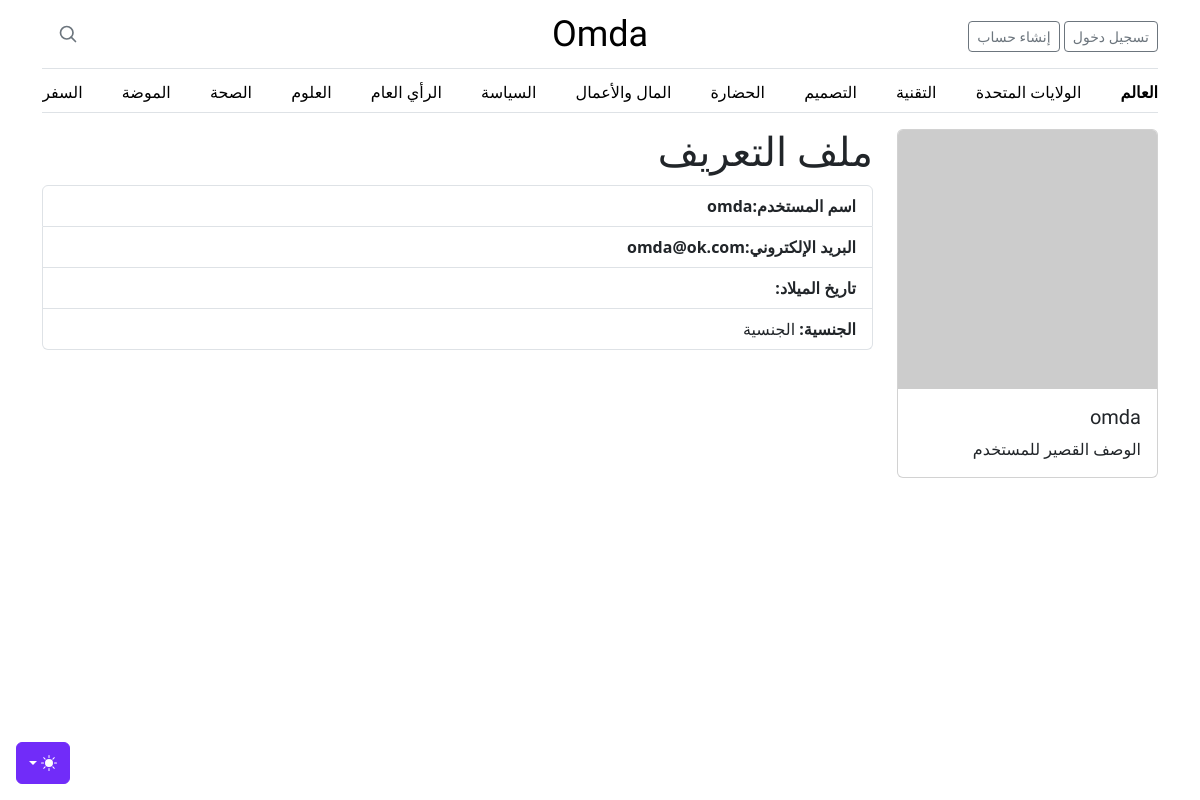
Before: /profile/1 with the older database file.
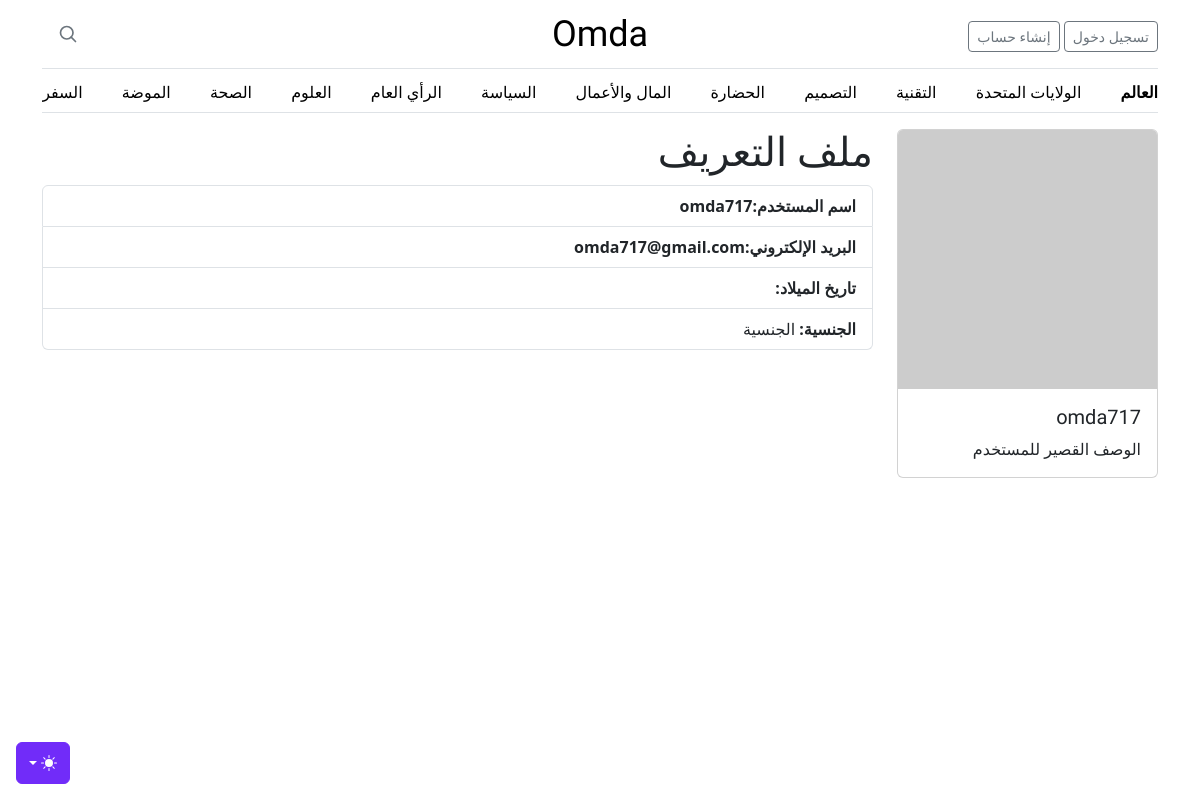
After: the same page with the newer database file.
### app/models.py (models this page shows)
class User(db.Model, UserMixin):
    id = db.Column(db.Integer, primary_key=True)
    username = db.Column(db.String, unique=True, nullable=False)
    email = db.Column(db.String, unique=True, nullable=False)
    password = db.Column(db.String)
    created_at = db.Column(db.DateTime, default=datetime.utcnow)
    posts = db.relationship("Post", backref="author")

### app/viwes/viwes.py (the view)
@viwe.route("/profile/<int:user_id>")
def profile(user_id):
    user = get_user(user_id)
    return render_template("profile/profile.html", user=user)

### app/viwes/viwes.py (called while the page is built)
def get_user(user_id):
    article = User.query.get(user_id)
    return article

### app/templates/profile/profile.html (shortened to what this page needs)
{% extends "layout.html" %}
{% block content %}
    <div class="container">
        <div class="row">
            <div class="col-md-3">
                <div class="card">
                    <img src="https://placehold.it/150x150" class="card-img-top" alt="صورة الملف الشخصي">
                    <div class="card-body">
          <h5 class="card-title">{{user.username}}</h5>
                        <p class="card-text">الوصف القصير للمستخدم</p>
                    </div>
                </div>
            </div>
            <div class="col-md-9">
                <h1>ملف التعريف</h1>
                <ul class="list-group">
                    <li class="list-group-item">
                        <strong>اسم المستخدم:{{user.username}}</strong>                     </li>
                    <li class="list-group-item">
                        <strong>البريد الإلكتروني:{{user.email}}</strong>                     </li>
                    <li class="list-group-item">
                        <strong>تاريخ الميلاد:</strong>
                    </li>
                    <li class="list-group-item">
                        <strong>الجنسية:</strong> الجنسية
                    </li>
                </ul>
            </div>
        </div>
    </div>
{%endblock%}

### app/templates/layout.html (shortened to what this page needs)
<!DOCTYPE html>
<html lang="ar" dir="rtl">
<head>
  <link rel="stylesheet" href=" {{ url_for('static',filename='vendor/bootstrap/css/bootstrap.rtl.min.css') }}">
  <link rel="stylesheet" href="{{ url_for('static',filename='css/blog.rtl.css') }}">
      <link rel="stylesheet" href="{{ url_for('static',filename='css/font-awesome.min.css') }}">
      <link rel="stylesheet" href="{{ url_for('static',filename='css/main.css') }}">
</head>
<body>
    <div class="dropdown position-fixed bottom-0 end-0 mb-3 me-3 bd-mode-toggle">
      <button class="btn btn-bd-primary py-2 dropdown-toggle d-flex align-items-center" id="bd-theme" type="button" aria-expanded="false" data-bs-toggle="dropdown" aria-label="Toggle theme (dark)">
        <svg class="bi my-1 theme-icon-active" width="1em" height="1em"><use href="#moon-stars-fill"></use></svg>
      </button>
    </div>
<div class="container">
  <header class="border-bottom lh-1 py-3">
    <div class="row flex-nowrap justify-content-between align-items-center">
      <div class="col-4 pt-1">
          {% if not current_user.is_authenticated %}
 <a class="btn btn-sm btn-outline-secondary" href="/login">تسجيل دخول</a>
<a class="btn btn-sm btn-outline-secondary" href="/signup">إنشاء حساب</a>
        {% else %}
          <a class="btn btn-sm btn-outline-secondary" href="/logout">تسجيل خروج</a>
          <a class="btn btn-sm btn-outline-secondary" href="/profile/{{current_user.id}}">الملف الشخصي</a>
        {% endif  %}
      </div>
      <div class="col-4 text-center">
        <a class="blog-header-logo text-body-emphasis text-decoration-none" href="/">Omda</a>
      </div>
      <div class="col-4 d-flex justify-content-end align-items-center">
        <a class="link-secondary" href="#" aria-label="بحث">
          <svg xmlns="http://www.w3.org/2000/svg" width="20" height="20" fill="none" stroke="currentColor" stroke-linecap="round" stroke-linejoin="round" stroke-width="2" class="mx-3" role="img" viewBox="0 0 24 24"><title>بحث</title><circle cx="10.5" cy="10.5" r="7.5"></circle><path d="M21 21l-5.2-5.2"></path></svg>
        </a>
              </div>
    </div>
  </header>
  <div class="nav-scroller py-1 mb-3 border-bottom">
    <nav class="nav nav-underline justify-content-between">
      <a class="nav-item nav-link link-body-emphasis active" href="#">العالم</a>
      <a class="nav-item nav-link link-body-emphasis" href="#">الولايات المتحدة</a>
      <a class="nav-item nav-link link-body-emphasis" href="#">التقنية</a>
      <a class="nav-item nav-link link-body-emphasis" href="#">التصميم</a>
      <a class="nav-item nav-link link-body-emphasis" href="#">الحضارة</a>
      <a class="nav-item nav-link link-body-emphasis" href="#">المال والأعمال</a>
      <a class="nav-item nav-link link-body-emphasis" href="#">السياسة</a>
      <a class="nav-item nav-link link-body-emphasis" href="#">الرأي العام</a>
      <a class="nav-item nav-link link-body-emphasis" href="#">العلوم</a>
      <a class="nav-item nav-link link-body-emphasis" href="#">الصحة</a>
      <a class="nav-item nav-link link-body-emphasis" href="#">الموضة</a>
      <a class="nav-item nav-link link-body-emphasis" href="#">السفر</a>
    </nav>
  </div>
</div>
    {% block content %}{% endblock %}
</body>
</html>

### app/static/css/blog.rtl.css (style rules this page uses)
.blog-header-logo { font-family: Amiri, Georgia, "Times New Roman", serif; font-size: 2.25rem; }
h1, h2, h3, h4, h5, h6 { font-family: Amiri, Georgia, "Times New Roman", serif; }

### app/templates/layout.html (style rules this page uses)
.bi { vertical-align: -.125em; fill: currentColor; }
.nav-scroller { position: relative; z-index: 2; height: 2.75rem; overflow-y: hidden; }
.nav-scroller .nav { display: flex; flex-wrap: nowrap; padding-bottom: 1rem; margin-top: -1px; overflow-x: auto; text-align: center; white-space: nowrap; -webkit-overflow-scrolling: touch; }
.btn-bd-primary { --bd-violet-bg: #712cf9; --bd-violet-rgb: 112.520718, 44.062154, 249.437846; --bs-btn-font-weight: 600; --bs-btn-color: var(--bs-white); --bs-btn-bg: var(--bd-violet-bg); --bs-btn-border-color: var(--bd-violet-bg); --bs-btn-hover-color: var(--bs-white); --bs-btn-hover-bg: #6528e0; --bs-btn-hover-border-color: #6528e0; --bs-btn-focus-shadow-rgb: var(--bd-violet-rgb); --bs-btn-active-color: var(--bs-btn-hover-color); --bs-btn-active-bg: #5a23c8; --bs-btn-active-border-color: #5a23c8; }
.bd-mode-toggle { z-index: 1500; }

Changed rows visible on the page:
changed User: username "omda" → "omda717"; email "omda@ok.com" → "omda717@gmail.com"
